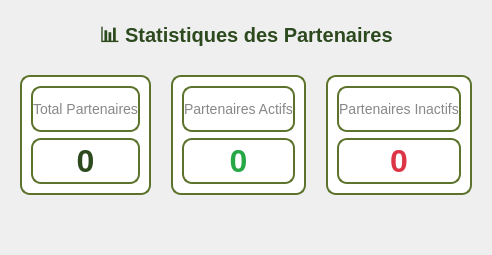
          <widget class="QWidget" name="statsTab">
           <attribute name="title">
            <string>Statistiques</string>
           </attribute>
           <layout class="QVBoxLayout">
            <property name="spacing">
             <number>20</number>
            </property>
            <property name="margin" stdset="0">
             <number>20</number>
            </property>
            <item>
             <widget class="QLabel" name="statsHeaderLabel">
              <property name="styleSheet">
               <string>font-size: 20px; color: #2d4a1f; font-weight: bold;</string>
              </property>
              <property name="text">
               <string>📊 Statistiques des Partenaires</string>
              </property>
              <property name="alignment">
               <set>Qt::AlignmentFlag::AlignCenter</set>
              </property>
             </widget>
            </item>
            <item>
             <layout class="QHBoxLayout" name="statsCardsLayout">
              <item>
               <widget class="QFrame" name="cardTotalPartenaires">
                <property name="minimumSize">
                 <size>
                  <width>0</width>
                  <height>120</height>
                 </size>
                </property>
                <property name="styleSheet">
                 <string>background: white; border: 2px solid #5d732c; border-radius: 10px;</string>
                </property>
                <layout class="QVBoxLayout">
                 <item>
                  <widget class="QLabel" name="labelTotalPartenaires">
                   <property name="styleSheet">
                    <string>font-size: 14px; color: #888;</string>
                   </property>
                   <property name="text">
                    <string>Total Partenaires</string>
                   </property>
                   <property name="alignment">
                    <set>Qt::AlignmentFlag::AlignCenter</set>
                   </property>
                  </widget>
                 </item>
                 <item>
                  <widget class="QLabel" name="valueTotalPartenaires">
                   <property name="styleSheet">
                    <string>font-size: 32px; color: #2d4a1f; font-weight: bold;</string>
                   </property>
                   <property name="text">
                    <string>0</string>
                   </property>
                   <property name="alignment">
                    <set>Qt::AlignmentFlag::AlignCenter</set>
                   </property>
                  </widget>
                 </item>
                </layout>
               </widget>
              </item>
              <item>
               <widget class="QFrame" name="cardActifs">
                <property name="minimumSize">
                 <size>
                  <width>0</width>
                  <height>120</height>
                 </size>
                </property>
                <property name="styleSheet">
                 <string>background: white; border: 2px solid #5d732c; border-radius: 10px;</string>
                </property>
                <layout class="QVBoxLayout">
                 <item>
                  <widget class="QLabel" name="labelActifs">
                   <property name="styleSheet">
                    <string>font-size: 14px; color: #888;</string>
                   </property>
                   <property name="text">
                    <string>Partenaires Actifs</string>
                   </property>
                   <property name="alignment">
                    <set>Qt::AlignmentFlag::AlignCenter</set>
                   </property>
                  </widget>
                 </item>
                 <item>
                  <widget class="QLabel" name="valueActifs">
                   <property name="styleSheet">
                    <string>font-size: 32px; color: #28a745; font-weight: bold;</string>
                   </property>
                   <property name="text">
                    <string>0</string>
                   </property>
                   <property name="alignment">
                    <set>Qt::AlignmentFlag::AlignCenter</set>
                   </property>
                  </widget>
                 </item>
                </layout>
               </widget>
              </item>
              <item>
               <widget class="QFrame" name="cardInactifs">
                <property name="minimumSize">
                 <size>
                  <width>0</width>
                  <height>120</height>
                 </size>
                </property>
                <property name="styleSheet">
                 <string>background: white; border: 2px solid #5d732c; border-radius: 10px;</string>
                </property>
                <layout class="QVBoxLayout">
                 <item>
                  <widget class="QLabel" name="labelInactifs">
                   <property name="styleSheet">
                    <string>font-size: 14px; color: #888;</string>
                   </property>
                   <property name="text">
                    <string>Partenaires Inactifs</string>
                   </property>
                   <property name="alignment">
                    <set>Qt::AlignmentFlag::AlignCenter</set>
                   </property>
                  </widget>
                 </item>
                 <item>
                  <widget class="QLabel" name="valueInactifs">
                   <property name="styleSheet">
                    <string>font-size: 32px; color: #dc3545; font-weight: bold;</string>
                   </property>
                   <property name="text">
                    <string>0</string>
                   </property>
                   <property name="alignment">
                    <set>Qt::AlignmentFlag::AlignCenter</set>
                   </property>
                  </widget>
                 </item>
                </layout>
               </widget>
              </item>
             </layout>
            </item>
            <item>
             <spacer>
              <property name="orientation">
               <enum>Qt::Orientation::Vertical</enum>
              </property>
              <property name="sizeHint" stdset="0">
               <size>
                <width>20</width>
                <height>40</height>
               </size>
              </property>
             </spacer>
            </item>
           </layout>
          </widget>
